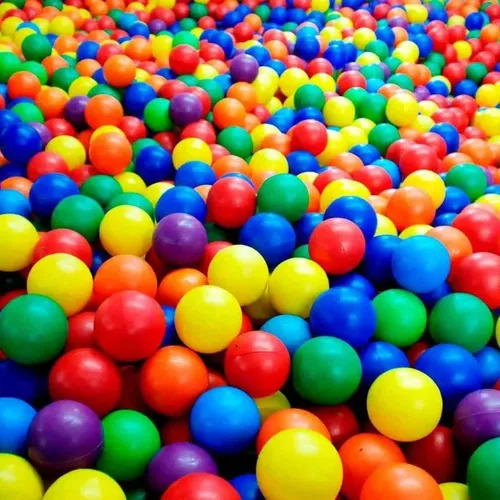
#> input picture imagens/imagem.jpg, 500 x 500 px
$ python 14-exemplo.py
#> lines starting #> are read from the running program, lines starting #| are printed output that depends on the picture
import cv2

imagem = cv2.imread('imagens/imagem.jpg')
#> imagem is the input picture: shape (500, 500, 3); mean B, G, R 83.2, 110.7, 131.8

imagemrecortada = imagem[100:200, 100:400]
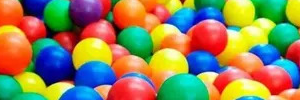
#> imagemrecortada: shape (100, 300, 3); mean B, G, R 91.6, 133.9, 145.1

cv2.imshow("Imagem", imagem)
cv2.imshow("ImagemRecortada", imagemrecortada)
cv2.waitKey(0)
